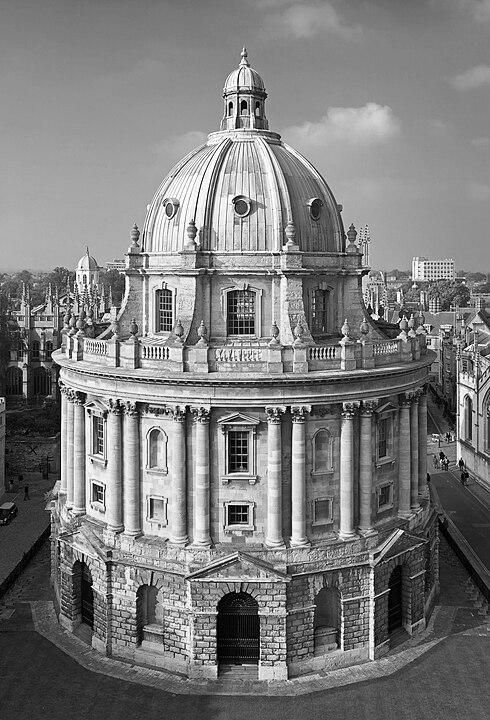
#> input picture radcam.jpg, 490 x 720 px, found by its file name
$ jupyter execute --allow-errors Homework_2_Q2_2026.ipynb
#> lines starting #> are read from the running program, lines starting #| are printed output that depends on the picture
**Important Note:** You should have first uploaded the **entire** folder for Problem Sheet 2 to your Google Drive, and open this file with Google Colab through your drive. (You are advised against opening this file directly in Google Colab.)

# Question 1: Classifying digits in the MNIST dataset

We would like to classify the digits from the MNIST dataset, with the data in the form $(x_i, y_i)$ with $x_i \in \mathbb{R}^{d\times d}$ ($d=28$) being the image and $y_i \in \mathbb{R}^K$ ($K=10$) being the labels using a single convolutional neural network with `5` channels, each with `3*3` filters.

Make sure you are happy with the derivation of the steps of stochastic gradient descent for a single-layer multi-channel convolutional neural network. You may either refer to page 107-114 of the slides for lectures 1-3, or the course lecture notes on neural networks.

**Note on vectorisation:** it is acceptable to use `for` loop for batch gradient descent.

Once again, we have setup the environments for you. This is done by running the following cell. Remember <font color=red>**always**</font> run the code cell below each time before you attempt this question.

[cell 1]
import os
# 列出你云端硬盘根目录下的所有文件夹
#> (the rest of this cell did not finish here and is left out)

[cell 2]
from google.colab import drive
#> (the rest of this cell did not finish here and is left out)

[cell 3]
# import necessary package
import cv2
from google.colab.patches import cv2_imshow
import numpy as np
import seaborn as sns
import matplotlib.pyplot as plt
import time
import copy
import h5py
from tqdm import tqdm
from random import randint

## Part (a) - Implementing the convolution operator

**(i)** Implement the `Convolution` function. The `Convolution` function should input
- `X` as the image (2D array), and
- `F` as an 3D array that represents filters from `F.shape[0]` channels, each with shape `(F.shape[1], F.shape[2])`.

The output `Z` should be an 3D array of shape `(F.shape[0], dim_x, dim_y)` that represents convolved images of shape `(dim_x, dim_y)` from `F.shape[0]` channels.

[cell 4]
def Convolution(X, F):
  # TODO: fill in the following
  n_channel = F.shape[0]
  dim_x = X.shape[0] - F.shape[1] + 1
  dim_y = X.shape[1] - F.shape[2] + 1

  Z = np.zeros((n_channel, dim_x, dim_y))

  # TODO: fill in the entries of Z

  for i in range(dim_x):
    for j in range(dim_y):
      patch = X[i:i+F.shape[1], j:j+F.shape[2]]
      Z[:, i, j] = np.sum(F * patch, axis=(1,2))

  return Z

**(ii)** We shall now test the `Convolution` operator. **Your task is to figure out what the filter does to the testing image**. The testing image is available at `radcam.jpg`.

To complete this part:
- upload the file `radcam.jpg` to Google Colab, or
- make sure that `radcam.jpg` is at the same directory at this notebook.

[cell 5]
raw_img = cv2.imread('/content/drive/MyDrive/dlpro2/radcam.jpg')
#> raw_img is the input picture: shape (720, 490, 3); min 0, max 255, mean 124
test_img = cv2.cvtColor(raw_img, cv2.COLOR_BGR2GRAY)

You can run this cell to preview the file.

[cell 6]
test_img

All filters (of size `(3,3)`) are contained in the following `test_F`.

[cell 7]
test_F = np.array([
    [[1/16, 1/8, 1/16], [1/8, 1/4, 1/8], [1/16, 1/8, 1/16]],
    [[0, -1, 0], [-1, 4, -1], [0, -1, 0]],
    [[0, -1, 0], [-1, 5, -1], [0, -1, 0]],
    [[1, 2, 1], [0, 0, 0], [-1, -2, -1]],
])

[cell 8]
conv_img = Convolution(test_img, test_F)

Now run the following cell to view the processed images. **Can you figure out what do the filters do?**

If you are running this cell locally, you should use the function `cv2.imshow` instead.

[cell 9]
channel = 3                    # could be 0, 1, 2 or 3
cv2_imshow(conv_img[channel])
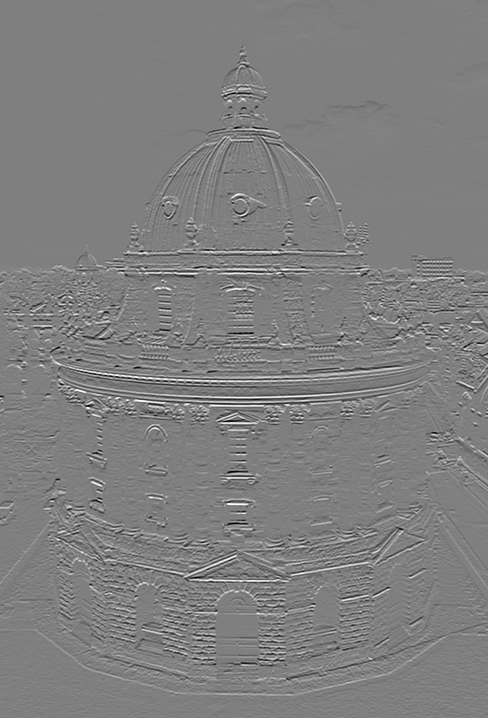
#> shown: shape (718, 488) float64; min -983, max 981, mean 0.5; drawn with min black and max white
